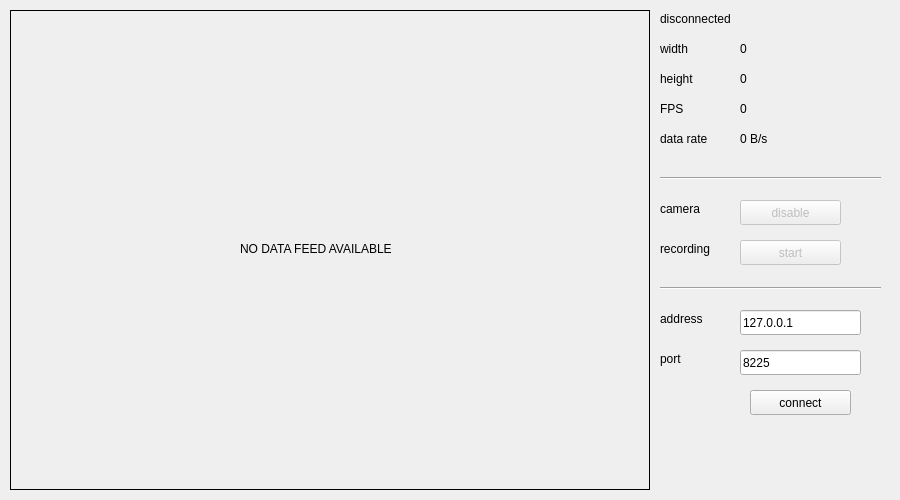
<?xml version="1.0" encoding="UTF-8"?>
<ui version="4.0">
 <class>MonitorWindow</class>
 <widget class="QMainWindow" name="MonitorWindow">
  <property name="geometry">
   <rect>
    <x>0</x>
    <y>0</y>
    <width>900</width>
    <height>500</height>
   </rect>
  </property>
  <property name="sizePolicy">
   <sizepolicy hsizetype="Fixed" vsizetype="Fixed">
    <horstretch>11</horstretch>
    <verstretch>0</verstretch>
   </sizepolicy>
  </property>
  <property name="minimumSize">
   <size>
    <width>900</width>
    <height>500</height>
   </size>
  </property>
  <property name="maximumSize">
   <size>
    <width>900</width>
    <height>500</height>
   </size>
  </property>
  <property name="focusPolicy">
   <enum>Qt::StrongFocus</enum>
  </property>
  <property name="contextMenuPolicy">
   <enum>Qt::CustomContextMenu</enum>
  </property>
  <property name="windowTitle">
   <string>rcmonitor</string>
  </property>
  <widget class="QWidget" name="centralWidget">
   <widget class="QLabel" name="status">
    <property name="geometry">
     <rect>
      <x>660</x>
      <y>10</y>
      <width>131</width>
      <height>17</height>
     </rect>
    </property>
    <property name="text">
     <string>disconnected</string>
    </property>
   </widget>
   <widget class="QLabel" name="label_2">
    <property name="geometry">
     <rect>
      <x>660</x>
      <y>40</y>
      <width>67</width>
      <height>17</height>
     </rect>
    </property>
    <property name="text">
     <string>width</string>
    </property>
   </widget>
   <widget class="QLabel" name="label_3">
    <property name="geometry">
     <rect>
      <x>660</x>
      <y>70</y>
      <width>67</width>
      <height>17</height>
     </rect>
    </property>
    <property name="text">
     <string>height</string>
    </property>
   </widget>
   <widget class="QLabel" name="label_4">
    <property name="geometry">
     <rect>
      <x>660</x>
      <y>100</y>
      <width>67</width>
      <height>17</height>
     </rect>
    </property>
    <property name="text">
     <string>FPS</string>
    </property>
   </widget>
   <widget class="QLabel" name="label_5">
    <property name="geometry">
     <rect>
      <x>660</x>
      <y>130</y>
      <width>67</width>
      <height>17</height>
     </rect>
    </property>
    <property name="text">
     <string>data rate</string>
    </property>
   </widget>
   <widget class="QLabel" name="label_6">
    <property name="geometry">
     <rect>
      <x>660</x>
      <y>200</y>
      <width>67</width>
      <height>17</height>
     </rect>
    </property>
    <property name="text">
     <string>camera</string>
    </property>
   </widget>
   <widget class="QPushButton" name="camera">
    <property name="enabled">
     <bool>false</bool>
    </property>
    <property name="geometry">
     <rect>
      <x>740</x>
      <y>200</y>
      <width>101</width>
      <height>25</height>
     </rect>
    </property>
    <property name="text">
     <string>disable</string>
    </property>
   </widget>
   <widget class="QPushButton" name="connection">
    <property name="geometry">
     <rect>
      <x>750</x>
      <y>390</y>
      <width>101</width>
      <height>25</height>
     </rect>
    </property>
    <property name="text">
     <string>connect</string>
    </property>
   </widget>
   <widget class="QPushButton" name="recording">
    <property name="enabled">
     <bool>false</bool>
    </property>
    <property name="geometry">
     <rect>
      <x>740</x>
      <y>240</y>
      <width>101</width>
      <height>25</height>
     </rect>
    </property>
    <property name="text">
     <string>start</string>
    </property>
   </widget>
   <widget class="QLabel" name="label_8">
    <property name="geometry">
     <rect>
      <x>660</x>
      <y>240</y>
      <width>71</width>
      <height>17</height>
     </rect>
    </property>
    <property name="text">
     <string>recording</string>
    </property>
   </widget>
   <widget class="Line" name="line">
    <property name="geometry">
     <rect>
      <x>660</x>
      <y>170</y>
      <width>221</width>
      <height>16</height>
     </rect>
    </property>
    <property name="orientation">
     <enum>Qt::Horizontal</enum>
    </property>
   </widget>
   <widget class="Line" name="line_2">
    <property name="geometry">
     <rect>
      <x>660</x>
      <y>280</y>
      <width>221</width>
      <height>16</height>
     </rect>
    </property>
    <property name="orientation">
     <enum>Qt::Horizontal</enum>
    </property>
   </widget>
   <widget class="QLabel" name="width">
    <property name="geometry">
     <rect>
      <x>740</x>
      <y>40</y>
      <width>67</width>
      <height>17</height>
     </rect>
    </property>
    <property name="text">
     <string>0</string>
    </property>
   </widget>
   <widget class="QLabel" name="height">
    <property name="geometry">
     <rect>
      <x>740</x>
      <y>70</y>
      <width>67</width>
      <height>17</height>
     </rect>
    </property>
    <property name="text">
     <string>0</string>
    </property>
   </widget>
   <widget class="QLabel" name="fps">
    <property name="geometry">
     <rect>
      <x>740</x>
      <y>100</y>
      <width>67</width>
      <height>17</height>
     </rect>
    </property>
    <property name="text">
     <string>0</string>
    </property>
   </widget>
   <widget class="QLabel" name="data_rate">
    <property name="geometry">
     <rect>
      <x>740</x>
      <y>130</y>
      <width>91</width>
      <height>17</height>
     </rect>
    </property>
    <property name="text">
     <string>0 B/s</string>
    </property>
   </widget>
   <widget class="QLineEdit" name="address">
    <property name="geometry">
     <rect>
      <x>740</x>
      <y>310</y>
      <width>121</width>
      <height>25</height>
     </rect>
    </property>
    <property name="text">
     <string>127.0.0.1</string>
    </property>
   </widget>
   <widget class="QLabel" name="label">
    <property name="geometry">
     <rect>
      <x>660</x>
      <y>310</y>
      <width>61</width>
      <height>17</height>
     </rect>
    </property>
    <property name="text">
     <string>address</string>
    </property>
   </widget>
   <widget class="QLineEdit" name="port">
    <property name="geometry">
     <rect>
      <x>740</x>
      <y>350</y>
      <width>121</width>
      <height>25</height>
     </rect>
    </property>
    <property name="text">
     <string>8225</string>
    </property>
   </widget>
   <widget class="QLabel" name="label_7">
    <property name="geometry">
     <rect>
      <x>660</x>
      <y>350</y>
      <width>67</width>
      <height>17</height>
     </rect>
    </property>
    <property name="text">
     <string>port</string>
    </property>
   </widget>
   <widget class="QLabel" name="message">
    <property name="geometry">
     <rect>
      <x>660</x>
      <y>430</y>
      <width>201</width>
      <height>17</height>
     </rect>
    </property>
    <property name="text">
     <string/>
    </property>
   </widget>
   <widget class="QLabel" name="image">
    <property name="geometry">
     <rect>
      <x>10</x>
      <y>10</y>
      <width>640</width>
      <height>480</height>
     </rect>
    </property>
    <property name="frameShape">
     <enum>QFrame::Box</enum>
    </property>
    <property name="frameShadow">
     <enum>QFrame::Plain</enum>
    </property>
    <property name="text">
     <string/>
    </property>
    <property name="textFormat">
     <enum>Qt::PlainText</enum>
    </property>
    <property name="alignment">
     <set>Qt::AlignCenter</set>
    </property>
   </widget>
   <widget class="QLabel" name="label_9">
    <property name="geometry">
     <rect>
      <x>240</x>
      <y>240</y>
      <width>181</width>
      <height>17</height>
     </rect>
    </property>
    <property name="text">
     <string>NO DATA FEED AVAILABLE</string>
    </property>
   </widget>
   <zorder>label_9</zorder>
   <zorder>status</zorder>
   <zorder>label_2</zorder>
   <zorder>label_3</zorder>
   <zorder>label_4</zorder>
   <zorder>label_5</zorder>
   <zorder>label_6</zorder>
   <zorder>camera</zorder>
   <zorder>connection</zorder>
   <zorder>recording</zorder>
   <zorder>label_8</zorder>
   <zorder>line</zorder>
   <zorder>line_2</zorder>
   <zorder>width</zorder>
   <zorder>height</zorder>
   <zorder>fps</zorder>
   <zorder>data_rate</zorder>
   <zorder>address</zorder>
   <zorder>label</zorder>
   <zorder>port</zorder>
   <zorder>label_7</zorder>
   <zorder>message</zorder>
   <zorder>image</zorder>
  </widget>
 </widget>
 <layoutdefault spacing="6" margin="11"/>
 <resources/>
 <connections/>
</ui>
